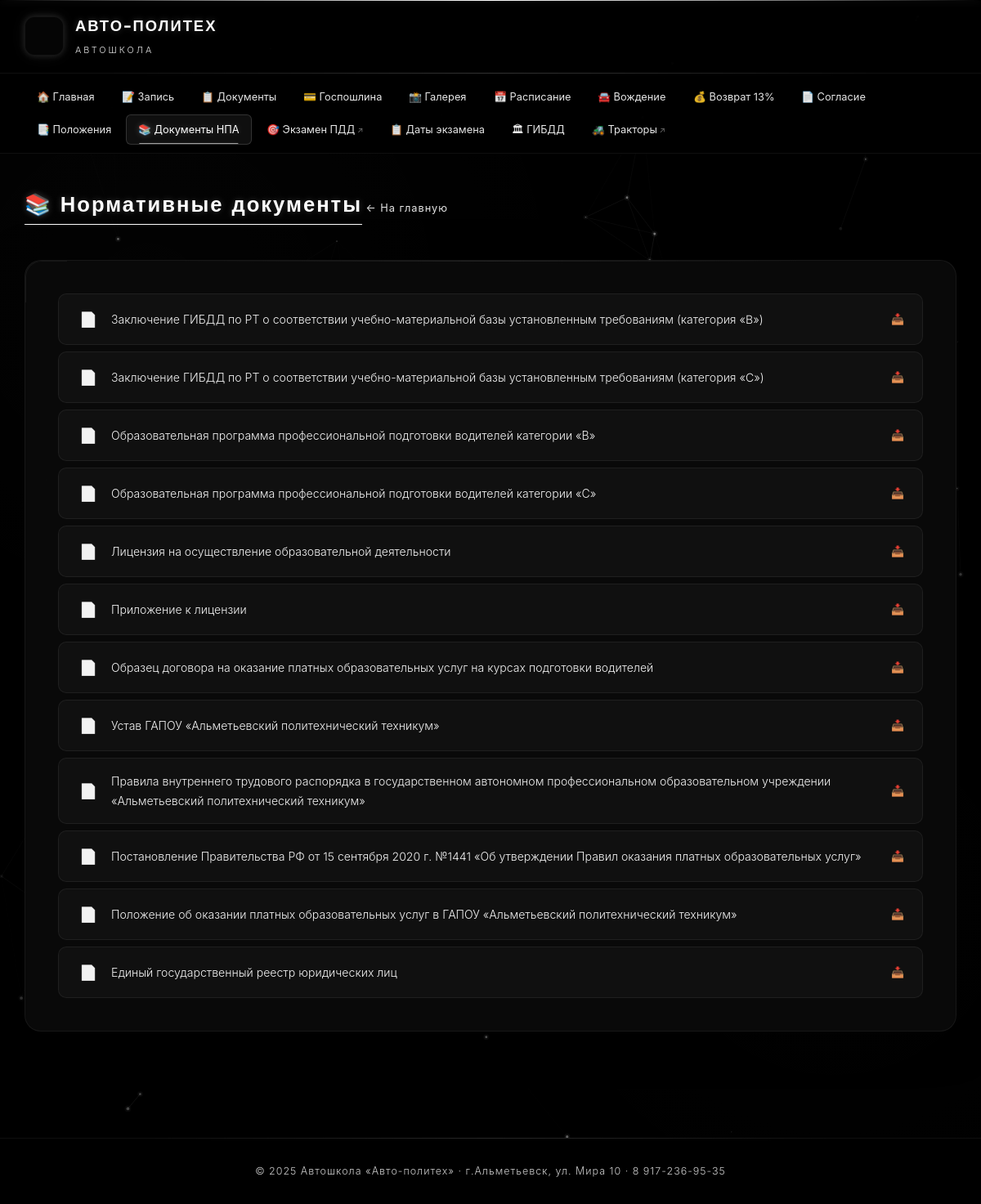
Screenshot of /normative-docs/ with the database file from the repository.
### main/models.py (models this page shows, shortened)
class NormativeDocument(models.Model):
    title = models.CharField('Название', max_length=500)
    file = models.FileField('Файл', upload_to='normative_docs/', blank=True, null=True)
    external_link = models.URLField('Внешняя ссылка', blank=True)
    note = models.CharField('Примечание', max_length=300, blank=True)
    order = models.IntegerField('Порядок', default=0)
    class Meta:
        verbose_name = 'Нормативный документ'
        verbose_name_plural = 'Нормативные документы'
        ordering = ['order']

class SiteSettings(models.Model):
    phone = models.CharField('Телефон', max_length=100, default='8 917-236-95-35')
    address = models.CharField('Адрес', max_length=300, default='г.Альметьевск, ул. Мира 10')
    office_room = models.CharField('Кабинет записи', max_length=50, default='№312')
    work_hours = models.CharField('Время работы', max_length=200,
                                  default='понедельник-пятница с 8:00 до 16:00 (обед с 12:00 до 13:00)')
    director_name = models.CharField('Руководитель', max_length=200, default='Алаев Владимир Петрович')
    director_office = models.CharField('Кабинет руководителя', max_length=50, default='220 кабинет')
    gosposhlina_link = models.URLField('Ссылка для оплаты госпошлины', max_length=500, blank=True)
    class Meta:
        verbose_name = 'Настройки сайта'
        verbose_name_plural = 'Настройки сайта'
    @classmethod
    def load(cls):
        obj, created = cls.objects.get_or_create(pk=1)
        return obj

### main/views.py (the view)
# urls.py: path('normative-docs/', views.normative_docs, name='normative_docs'),
def normative_docs(request):
    docs = NormativeDocument.objects.all()
    context = {
        'documents': docs,
    }
    return render(request, 'main/normative_docs.html', context)

### main/context_processors.py (called while the page is built)
def site_settings(request):
    try:
        settings = SiteSettings.load()
    except Exception:
        settings = None
    return {'site_settings': settings}

### main/templates/main/normative_docs.html (shortened to what this page needs)
{% extends 'main/base.html' %}
{% block content %}
<div class="page-header">
    <h2>📚 Нормативные документы</h2>
    <a href="{% url 'main:index' %}" class="back-link">← На главную</a>
</div>
<div class="glass-card">
    <div class="docs-list">
        {% for doc in documents %}
        {% if doc.file %}
        <a href="{{ doc.file.url }}" target="_blank" class="doc-item">
            <span class="doc-icon">📄</span>
            <span class="doc-title">
                {{ doc.title }}
            </span>
            <span style="color: var(--accent-blue); font-size: 0.8rem;">📥</span>
        </a>
        {% endif %}
        {% empty %}
        <p style="color: var(--text-muted); text-align: center; padding: 30px;">
            Нормативные документы ещё не загружены
        </p>
        {% endfor %}
    </div>
</div>
{% endblock %}

### main/templates/main/base.html (shortened to what this page needs)
{% load static %}
<!DOCTYPE html>
<html lang="ru">
<head>
    <link rel="stylesheet" href="{% static 'main/css/style.css' %}">
</head>
<body>
    <header class="header">
        <div class="header-content">
            <a href="{% url 'main:index' %}" class="logo">
                <div class="logo-icon"><img src=""></div>
                <div class="logo-text">
                    <h1>АВТО-ПОЛИТЕХ</h1>
                    <span>Автошкола</span>
                </div>
            </a>
        </div>
    </header>
    <nav class="nav">
        <div class="nav-content">
            <ul class="nav-list">
                <li><a href="{% url 'main:index' %}" {% if request.resolver_match.url_name == 'index' %}class="active"{% endif %}>🏠 Главная</a></li>
                <li><a href="{% url 'main:enrollment' %}" {% if request.resolver_match.url_name == 'enrollment' %}class="active"{% endif %}>📝 Запись</a></li>
                <li><a href="{% url 'main:documents' %}" {% if request.resolver_match.url_name == 'documents' %}class="active"{% endif %}>📋 Документы</a></li>
                <li><a href="{% url 'main:fee_info' %}" {% if request.resolver_match.url_name == 'fee_info' %}class="active"{% endif %}>💳 Госпошлина</a></li>
                <li><a href="{% url 'main:gallery' %}" {% if request.resolver_match.url_name == 'gallery' %}class="active"{% endif %}>📸 Галерея</a></li>
                <li><a href="{% url 'main:schedule' %}" {% if request.resolver_match.url_name == 'schedule' %}class="active"{% endif %}>📅 Расписание</a></li>
                <li><a href="{% url 'main:driving_schedules' %}" {% if request.resolver_match.url_name == 'driving_schedules' %}class="active"{% endif %}>🚘 Вождение</a></li>
                <li><a href="{% url 'main:tax_return' %}" {% if request.resolver_match.url_name == 'tax_return' %}class="active"{% endif %}>💰 Возврат 13%</a></li>
                <li><a href="{% url 'main:consent' %}" {% if request.resolver_match.url_name == 'consent' %}class="active"{% endif %}>📄 Согласие</a></li>
                <li><a href="{% url 'main:regulations' %}" {% if request.resolver_match.url_name == 'regulations' %}class="active"{% endif %}>📑 Положения</a></li>
                <li><a href="{% url 'main:normative_docs' %}" {% if request.resolver_match.url_name == 'normative_docs' %}class="active"{% endif %}>📚 Документы НПА</a></li>
                <li><a href="https://pddlife.com/" target="_blank" class="external">🎯 Экзамен ПДД</a></li>
                <li><a href="{% url 'main:exam_dates' %}" {% if request.resolver_match.url_name == 'exam_dates' %}class="active"{% endif %}>📋 Даты экзамена</a></li>
                <li><a href="{% url 'main:gibdd_dates' %}" {% if request.resolver_match.url_name == 'gibdd_dates' %}class="active"{% endif %}>🏛 ГИБДД</a></li>
                <li><a href="https://gtn-exam.ru/" target="_blank" class="external">🚜 Тракторы</a></li>
            </ul>
        </div>
    </nav>
    <main class="main-content">
        {% block content %}{% endblock %}
    </main>
    <footer class="footer">
        <p>© 2025 Автошкола «Авто-политех» · {% if site_settings %}{{ site_settings.address }}{% else %}г.Альметьевск, ул. Мира 10{% endif %} · {% if site_settings %}{{ site_settings.phone }}{% else %}8 917-236-95-35{% endif %}</p>
    </footer>
</body>
</html>

### rows the page displays
NormativeDocument: title "Заключение ГИБДД по РТ о соответствии учебно-материальной базы установленным требованиям (категория «B»)"
NormativeDocument: title "Заключение ГИБДД по РТ о соответствии учебно-материальной базы установленным требованиям (категория «C»)"
NormativeDocument: title "Образовательная программа профессиональной подготовки водителей категории «В»"
NormativeDocument: title "Образовательная программа профессиональной подготовки водителей категории «С»"
NormativeDocument: title "Лицензия на осуществление образовательной деятельности"
NormativeDocument: title "Приложение к лицензии"
NormativeDocument: title "Образец договора на оказание платных образовательных услуг на курсах подготовки водителей"
NormativeDocument: title "Устав ГАПОУ «Альметьевский политехнический техникум»"
NormativeDocument: title "Правила внутреннего трудового распорядка в государственном автономном профессиональном образовательном учреждении «Альметьевский политехнический техникум»"
NormativeDocument: title "Постановление Правительства РФ от 15 сентября 2020 г. №1441 «Об утверждении Правил оказания платных образовательных услуг»"
NormativeDocument: title "Положение об оказании платных образовательных услуг в ГАПОУ «Альметьевский политехнический техникум»"
NormativeDocument: title "Единый государственный реестр юридических лиц"
SiteSettings: address "г.Альметьевск, ул. Мира 10", phone "8 917-236-95-35"
